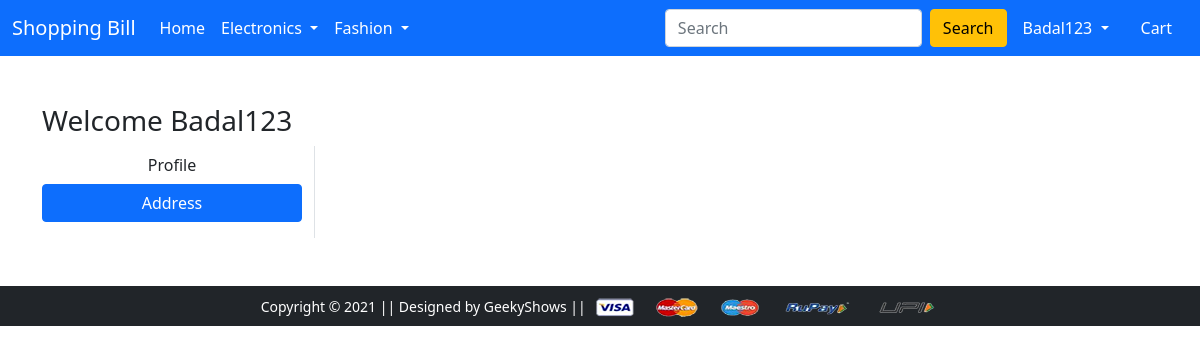
/address/ (signed in), run on an earlier commit of the app's database.
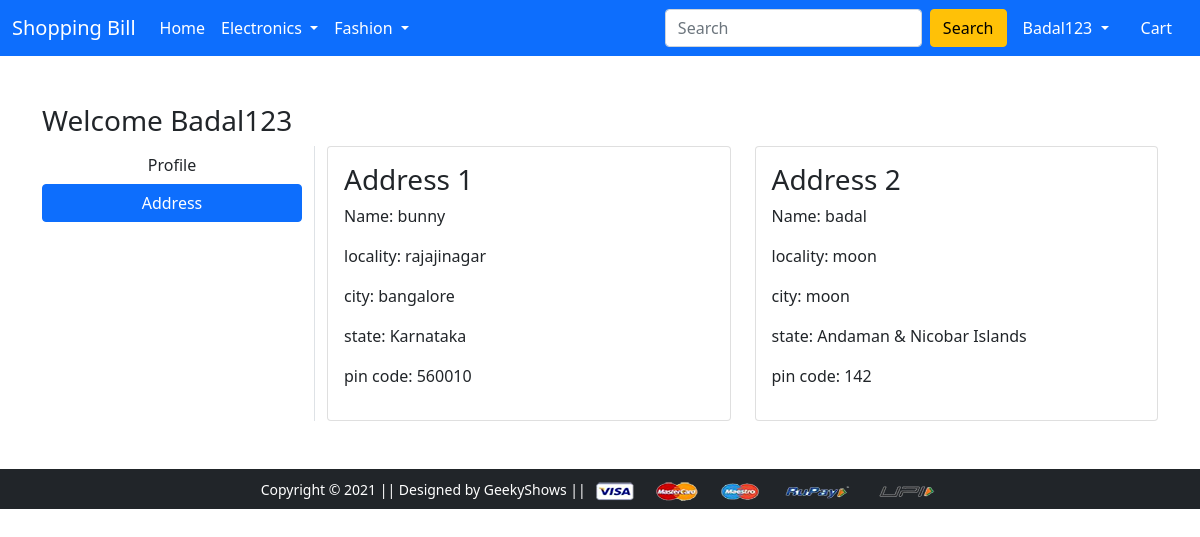
And on a later commit of the database.
### app1/models.py (models this page shows, shortened)
class Customer(models.Model):
    user = models.ForeignKey(User, on_delete=models.CASCADE)
    name = models.CharField(max_length=200)
    locality = models.CharField(max_length=200)
    city = models.CharField(max_length=50)
    zipcode = models.IntegerField()
    state = models.CharField(choices=STATE_CHOICES, max_length=50)

### app1/views.py (the view)
# urls.py: path('address/', views.address, name='address'),
@login_required
def address(request):
    add = Customer.objects.filter(user=request.user) #if you want current user use request.user
    return render(request, 'app1/address.html', {'add':add, 'active':'btn-primary'})

### app1/templates/app1/address.html (shortened to what this page needs)
{% extends 'app1/base.html' %}
{% load static %}
{% block main-content %}
<div class="container my-5">
 <div class="row">
 <h3>Welcome {{request.user.username|capfirst}}</h3>
  <div class="col-sm-3 border-end">
   <ul class="list-unstyled">
    <li class="d-grid"><a href="{% url 'profile' %}" class="btn">Profile</a></li>
    <li class="d-grid"><a href="{% url 'address' %}" class="btn {{active}}">Address</a></li>
   </ul>
  </div>
  <div class="col-sm-9">
   <div class="row">
       {% for ad in add %}
    <div class="col-sm-6">
     <div class="card">
      <div class="card-body">
       <h3>Address {{forloop.counter}}</h3>
       <p>Name: {{ad.name}} </p>
       <p>locality: {{ad.locality}} </p>
       <p>city: {{ad.city}} </p>
       <p>state: {{ad.state}} </p>
       <p>pin code: {{ad.zipcode}} </p>
      </div>
     </div>
    </div>
    {% endfor %}
   </div>
  </div>
 </div>
</div>
{% endblock main-content %}

What changed in the data, as far as the page shows it:
added Customer: name "bunny", locality "rajajinagar", city "bangalore", state "Karnataka", zipcode "560010"
added Customer: name "badal", locality "moon", city "moon", state "Andaman & Nicobar Islands", zipcode "142"
